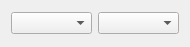
<?xml version="1.0" encoding="UTF-8"?>
<ui version="4.0">
 <class>Form</class>
 <widget class="QWidget" name="Form">
  <property name="geometry">
   <rect>
    <x>0</x>
    <y>0</y>
    <width>190</width>
    <height>47</height>
   </rect>
  </property>
  <property name="windowTitle">
   <string>Form</string>
  </property>
  <layout class="QHBoxLayout" name="horizontalLayout">
   <item>
    <widget class="QcomboboxQlineedit" name="qcomboboxSearch"/>
   </item>
   <item>
    <widget class="QcomboboxQlineedit" name="qcomboboxReplace"/>
   </item>
  </layout>
 </widget>
 <customwidgets>
  <customwidget>
   <class>QcomboboxQlineedit</class>
   <extends>QComboBox</extends>
   <header>calibre.gui2.viewer.qcombobox.qcomboboxQlineedit</header>
  </customwidget>
 </customwidgets>
 <resources/>
 <connections/>
</ui>
